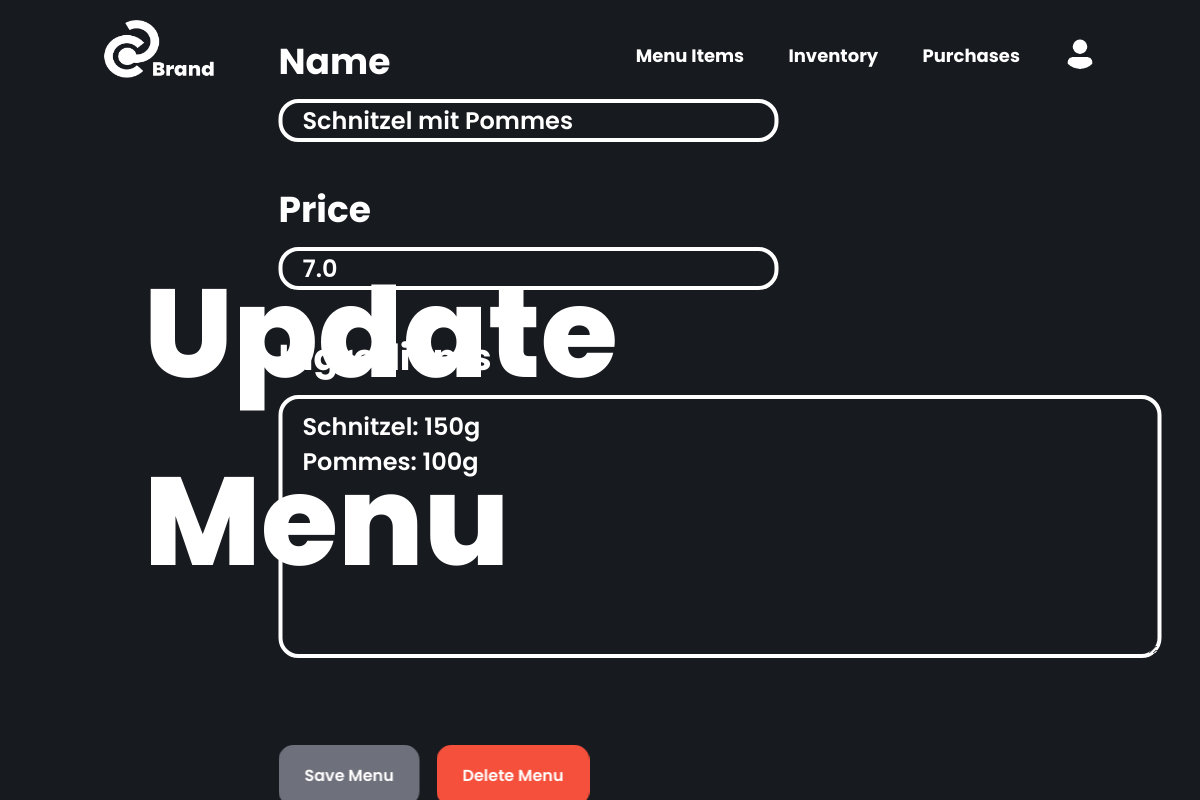
Page /menu-items/3 (signed in) on the committed database.
### restaurant/models.py (models this page shows, shortened)
class MenuItem(models.Model):
    menu_name = models.CharField(max_length=100, blank=False)
    menu_price = models.FloatField(default=0, blank=False)
    menu_ingredients = models.JSONField(default=0, null=True, blank=False)

### restaurant/views.py (the view, shortened to what this page needs)
# urls.py: path('menu-items/<int:pk>', views.menu_item_update, name='menu_items_update'),
@login_required
def menu_item_update(request, pk):
    objects = MenuItem.objects.get(pk=pk)
    context = {"form": MenuItemsUpdateForm, "fields": objects, "pk": pk}
    return render(request, 'menu_item_update_form.html', context)

### templates/menu_item_update_form.html (shortened to what this page needs)
{% extends 'base.html' %}
{% block content %}
<h1 class="site--heading">Update<br>Menu</h1>
<div class="menu-items-form-container">
  <div class="form--form--container">
    <form id="menu-item-form" action="" method="POST">
      <p>
        <label class="form--heading" for="id_menu_name">Name</label>
        <input class="form--inputbox" type="text" name="menu_name" maxlength="100" required="" id="id_menu_name" value="{{fields.menu_name}}">
      </p>
      <p>
        <label class="form--heading" for="id_menu_price">Price</label>
        <input class="form--inputbox" type="number" name="menu_price" step="any" required="" id="id_menu_price" value="{{fields.menu_price}}">
      </p>
      <p>
        <label class="form--heading" for="id_menu_ingredients">Ingredients</label>
        <textarea class="form--inputbox" name="menu_ingredients" cols="40" rows="7" required="" id="id_menu_ingredients">
{% for key, value in fields.menu_ingredients.ingredients.items %}{{key}}: {{value}}g
{% endfor %}
        </textarea>
      </p>
      <div class="form--button--container">
        <input class="form--submitbutton" type="submit" value="Save Menu" disabled/>
        <a href="{% url 'menu_item_delete' pk%}" class="entry--deletebutton">Delete Menu</a>
      </div>
    </div>
  </div>
{% endblock %}

### static/restaurant/styles.css (style rules this page uses)
* { margin: 0; padding: 0; box-sizing: border-box; font-family: "Poppins", sans-serif; }
body { min-height: 100vh; background-color: #171a1f; }
.menu-items-form-container, .ingredient-form-container, .purchase-form-container { position: fixed; top: 50%; left: 60%; transform: translate(-50%, -50%); display: flex; flex-wrap: wrap; max-width: max-content; justify-content: left; }
.site--heading { position: fixed; top: 30%; left: 12%; color: white; font-size: 125px; font-weight: 800; }
.form--submitbutton { appearance: none; background-color: #6E707B; border: 2px solid #6E707B; border-radius: 15px; box-sizing: border-box; color: #FFFFFF; cursor: pointer; display: inline-block; font-size: 16px; font-weight: 600; line-height: normal; margin: 0; min-height: 60px; min-width: 140px; outline: none; padding: 16px 24px; text-align: center; text-decoration: none; transition: all 300ms cubic-bezier(.23, 1, 0.32, 1); user-select: none; -webkit-user-select: none; touch-action: manipulation; width: fit-content; will-change: transform; position: relative; }
.form--submitbutton:disabled { pointer-events: none; }
.entry--deletebutton, .cancel--create--button { appearance: none; background-color: #F5503B; border: 2px solid #F5503B; border-radius: 15px; box-sizing: border-box; color: #FFFFFF; cursor: pointer; display: inline-block; font-size: 16px; font-weight: 600; line-height: normal; margin: 0; min-height: 60px; min-width: 140px; outline: none; padding: 16px 24px; text-align: center; text-decoration: none; transition: all 300ms cubic-bezier(.23, 1, 0.32, 1); user-select: none; -webkit-user-select: none; touch-action: manipulation; width: fit-content; will-change: transform; position: relative; left: 1vw; }
.form--button--container { position: relative; top: 5vh; }
.form--heading { color: white; font-size: 36px; font-weight: 700; display: block; margin-bottom: 10px; }
.form--inputbox { text-align: left; font-size: 24px; font-weight: 600; background-color: transparent; border-radius: 20px; border: 4px solid white; color: white; margin-bottom: 40px; padding-left: 20px; }
#id_menu_ingredients { padding-top: 10px; }

### rows in the picture
MenuItem: menu_name "Schnitzel mit Pommes", menu_price "7.0", menu_ingredients "Schnitzel: 150g Pommes: 100g"
